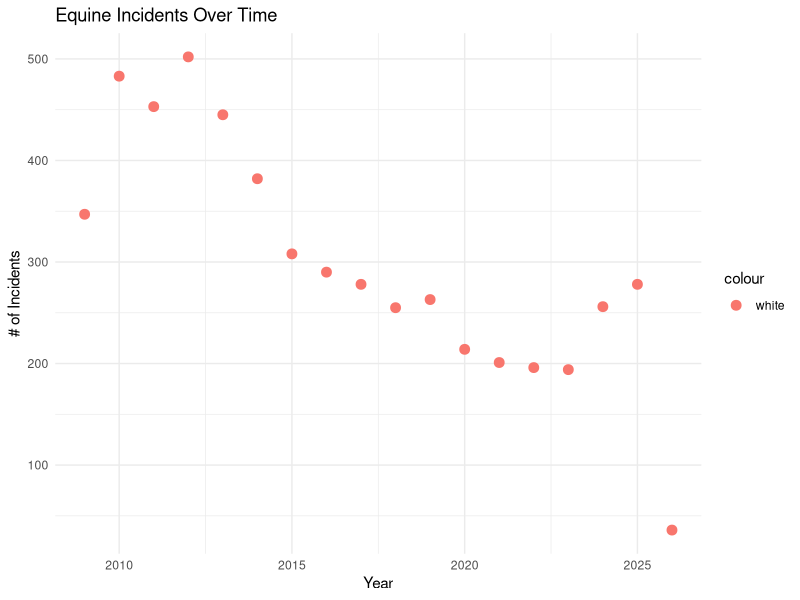
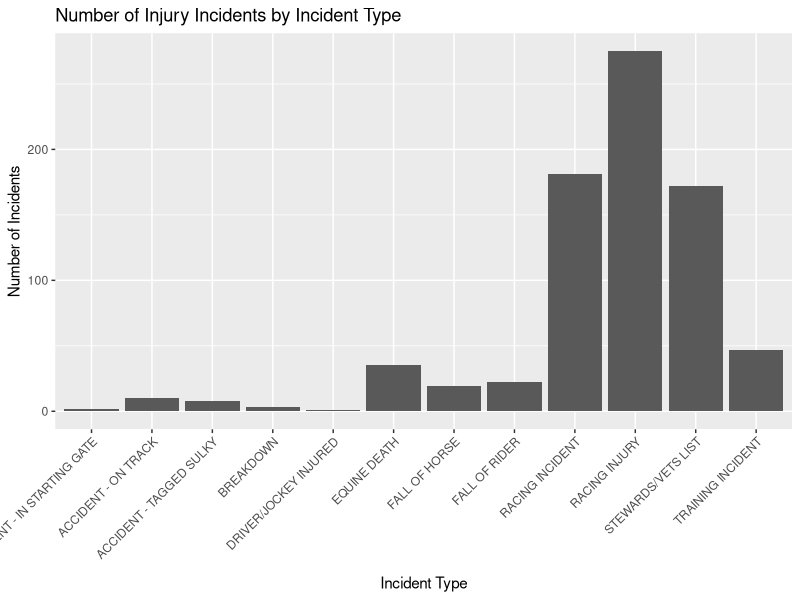
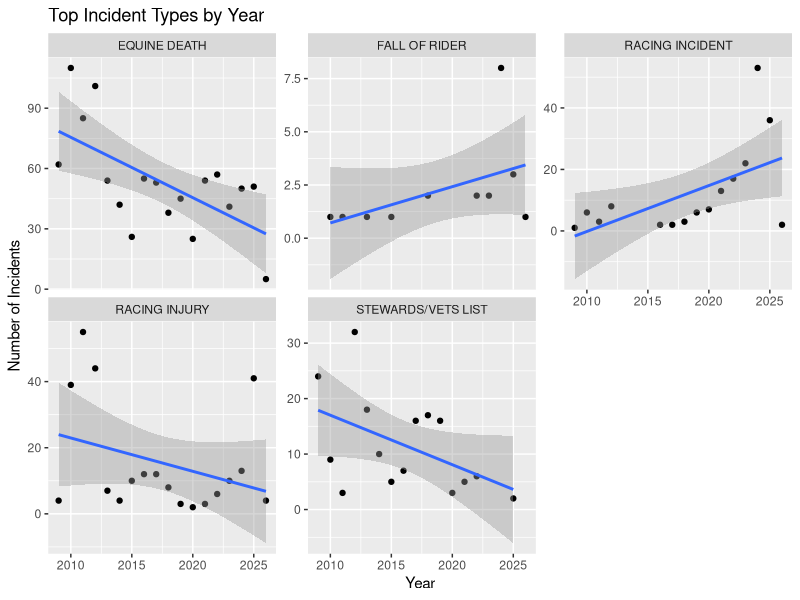
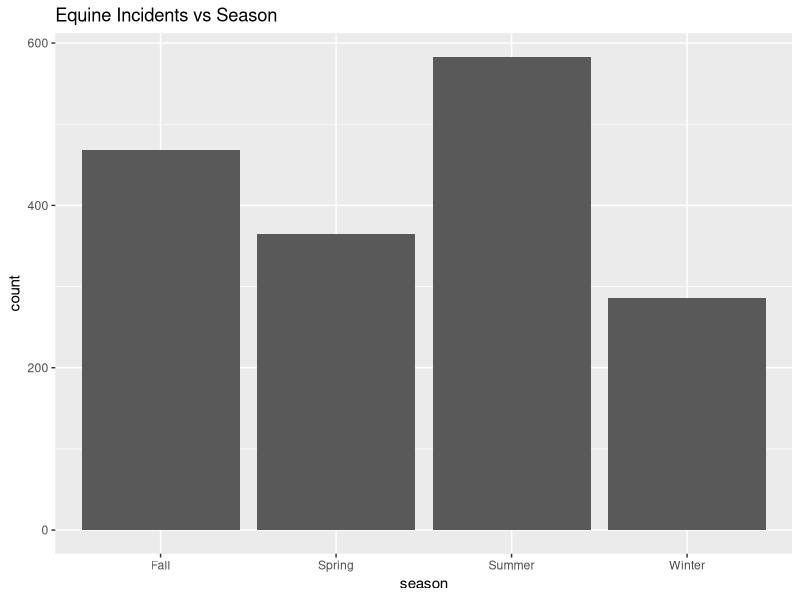
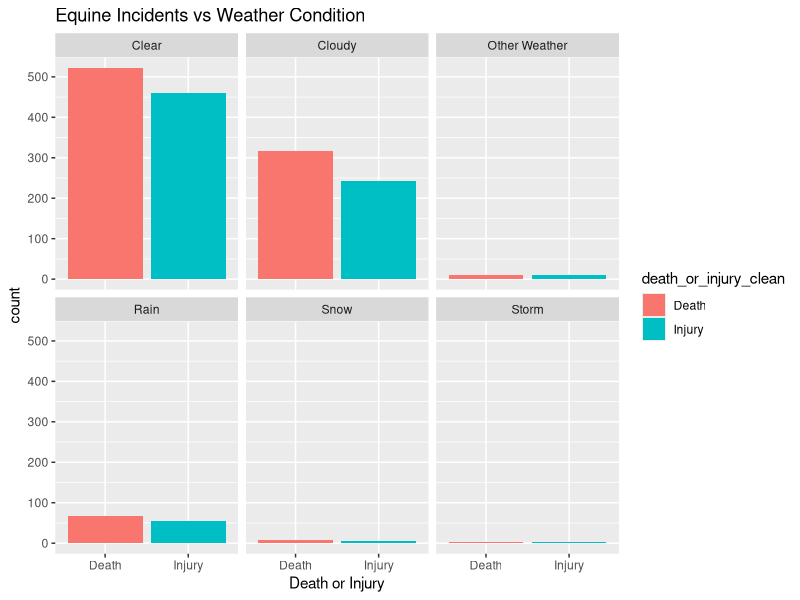

Here is the R script that generated these plots, in order:
## ---- chunk 1
# DO NOT ALTER THIS CHUNK
knitr::opts_chunk$set(
  echo = TRUE,
  eval = TRUE,
  fig.width = 5,
  fig.asp = 0.618,
  out.width = "70%",
  dpi = 120,
  fig.align = "center",
  cache = FALSE
)
#Load packages
library(dplyr)
library(lubridate)
library(stringr)
library(ggplot2)

#Load dataset
library(readr)
horses <- read_csv("data/Equine_Death_and_Breakdown.csv")
## ---- chunk 2
#Fix column names
horses_clean <- horses %>%
  rename(year = Year, incident_date = `Incident Date`, track = Track, inv_location = `Inv Location`, racing_type_description = `Racing Type Description`, division = Division, weather_conditions = `Weather Conditions`, horse = Horse, trainer = Trainer, jockey_driver = `Jockey Driver`, incident_description = `Incident Description`, death_or_injury = `Death or Injury`, incident_type = `Incident Type`)

#Fix dates
horses_clean$incident_date <- mdy(horses_clean$incident_date)

#Get rid of NA entries
horses_clean <- horses_clean %>%
  filter(!is.na(weather_conditions), !is.na(death_or_injury))

#Fix weather_condition column
#USED CHATGPT FOR THIS CODE!!!!!!!!!

horses_clean <- horses_clean %>%
  mutate(
    weather_clean = weather_conditions %>%
      str_to_lower() %>%
      str_trim() %>%
      str_replace_all("[0-9]+", "") %>%        # remove numbers
      str_replace_all("[^a-z ]", "") %>%       # remove symbols
      str_replace_all("couldy|cloudyy|clody", "cloudy") %>%
      str_replace_all("raine", "rain") %>%
      str_squish()
  ) %>%
  
  mutate(
    weather_group = case_when(
      
      # Rain
      str_detect(weather_clean, "rain|shower|drizzle") ~ "Rain",
      
      # Snow
      str_detect(weather_clean, "snow|flurr|sleet") ~ "Snow",
      
      # Storms
      str_detect(weather_clean, "thunder|storm") ~ "Storm",
      
      # Cloudy / Overcast
      str_detect(weather_clean, "cloud|coudy|cloudy") ~ "Cloudy",
      
      # Clear / Sunny
      str_detect(weather_clean, "clear|sun|fair|dry") ~ "Clear",
      
      # Other weather conditions
      str_detect(weather_clean, "windy|fog|mist|hazy|wind") ~ "Other Weather",
      
      # Missing / junk
      weather_clean %in% c("", "na", "n a", "unc") | is.na(weather_clean) ~ "Unknown",
      
      TRUE ~ "Other"
    )
  )

#Clean death_or_injury column
horses_clean <- horses_clean %>%
  mutate(
    death_or_injury_clean = death_or_injury %>%
      str_to_lower() %>%
      str_trim(),
    
    death_or_injury_clean = case_when(
      str_detect(death_or_injury_clean, "death|dead|euthanasia") ~ "Death",
      str_detect(death_or_injury_clean, "lame|injury|lameness") ~ "Injury",
      TRUE ~ "Other"
    )
  )

horses_clean <- horses_clean %>%
  filter(death_or_injury_clean != "Other") %>%
  select(year, incident_date, incident_type, track, incident_description, weather_group, death_or_injury_clean) %>%
  filter(weather_group != "Other" & weather_group != "Unknown")

#Create season variable (Code reference linked below)
horses_clean <- horses_clean %>%
  mutate(
    season = case_when(
    month(incident_date) %in% 9:11 ~ "Fall",
    month(incident_date) %in% c(12,1,2) ~ "Winter",
    month(incident_date) %in% 3:5 ~ "Spring",
    TRUE ~ "Summer"
  ))
## ---- chunk 3
summary(horses_clean)
## ---- chunk 4
library(ggplot2)
ggplot(horses, aes(x = Year, color = 'white')) +
geom_point(stat = "count", size = 3) +
labs(
  x = "Year", 
  y = "# of Incidents", 
  title = "Equine Incidents Over Time"
  ) +
theme_minimal()
## ---- chunk 5
horses_clean %>%
  filter(death_or_injury_clean == "Injury") %>%
  ggplot(aes(x = incident_type)) +
  geom_bar() +
  labs(
    title = "Number of Injury Incidents by Incident Type",
    x = "Incident Type",
    y = "Number of Incidents"
  ) +
  theme(axis.text.x = element_text(angle = 45, hjust = 1))
## ---- chunk 6
library(tidyverse)

horses_clean %>%
  filter(incident_type %in% c(
    "EQUINE DEATH",
    "STEWARDS/VETS LIST",
    "RACING INCIDENT",
    "RACING INJURY",
    "FALL OF RIDER"
  )) %>%
  count(year, incident_type) %>%
  ggplot(aes(x = year, y = n)) +
  geom_point() +
  geom_smooth(method = "lm") +
  facet_wrap(~ incident_type, scales = "free_y") +
  labs(
    title = "Top Incident Types by Year",
    x = "Year",
    y = "Number of Incidents"
  )
## ---- chunk 7
horses_clean %>%
  ggplot(aes(x = season)) +
  geom_bar() +
  labs(
    title = "Equine Incidents vs Season"
  )
## ---- chunk 8
#Weather vs Incidents Graph
horses_clean %>%
ggplot(aes(x = death_or_injury_clean, fill = death_or_injury_clean)) +
  geom_bar() +
  facet_wrap(~ weather_group) +
  labs(
    x = "Death or Injury", 
    title = "Equine Incidents vs Weather Condition")
